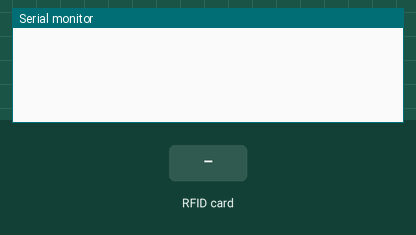
A sketch run on a simulated Arduino Mega 2560, built with avr-gcc and run on an emulated ATmega2560. On the bench: the last lines printed to the serial monitor. The test bench sets the inputs (shaded band).

Above: at 1.2 s.
1.3 s: RFID card 60 01 86 A6 held to the reader
At 2.3 s:
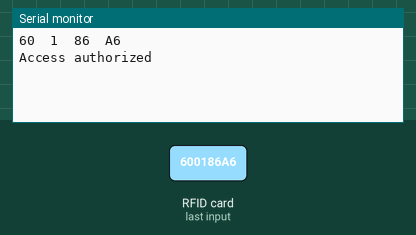
2.8 s: RFID card 5E 7A 19 C4 held to the reader
At 3.7 s:
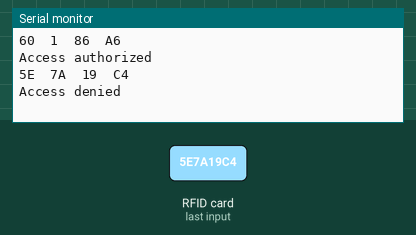

Measured:
- after the input at 1.3 s, the serial monitor: prints a new line at once (image 1)
- after the input at 2.8 s, the serial monitor: prints a new line at once (image 2)

The sketch:

rfid_reader_basic.ino
```cpp
/*
 * rfid_reader_basic.ino
 * Checks if a scanned RFID tag's unique identifier (UID) is authorized and displays result
 *
 * Notes:
 * - Uses the MFRC522 library for Mifare RC522 Devices.
 * - Based on RFID authorization example at:
 * https://randomnerdtutorials.com/security-access-using-mfrc522-rfid-reader-with-arduino/
 */

#include <SPI.h>        // RC522 Module uses SPI protocol
#include <MFRC522.h>

// Create MFRC522 instance.
const int SS_PIN = 53;
const int RST_PIN = 5;
MFRC522 mfrc522(SS_PIN, RST_PIN);

// Authorized UID
byte authorized_uid[4] = {0x60, 0x01, 0x86, 0xA6};

void setup() {
  Serial.begin(9600);
  SPI.begin();
  mfrc522.PCD_Init();
}

void loop() {

  // Check for cards
  if (!mfrc522.PICC_IsNewCardPresent())
    return 0;

  // Read the card
  if (!mfrc522.PICC_ReadCardSerial())
    return 0;

  // Check if the UID is authorized
  bool pass = true;
  for (byte i = 0; i < mfrc522.uid.size; i++) {
    Serial.print(mfrc522.uid.uidByte[i], HEX);
    Serial.print("\t");
    if (mfrc522.uid.uidByte[i] != authorized_uid[i])
      pass = false;
  }
  Serial.println();

  // Print results
  if (pass) Serial.println("Access authorized");
  else      Serial.println("Access denied");

//  delay(3000);  // Don't read again for 3 seconds
}
```
